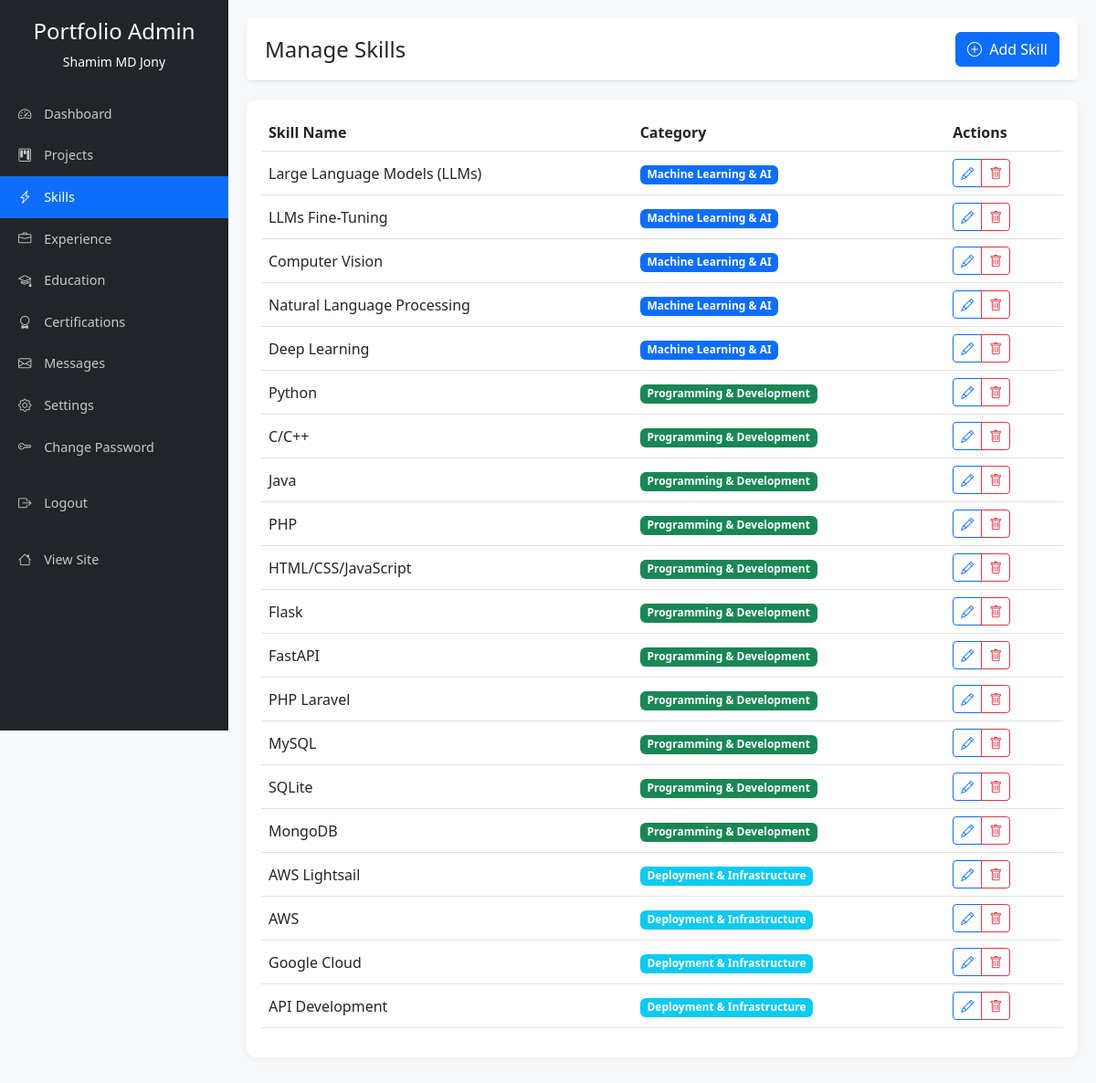
Page /dashboard/skills (signed in) on the committed database.
### models.py (models this page shows)
class Skill(db.Model):
    id = db.Column(db.Integer, primary_key=True)
    name = db.Column(db.String(100), nullable=False)
    category = db.Column(db.String(50), nullable=False)  # ML/AI, Programming, Deployment
    created_at = db.Column(db.DateTime, default=datetime.utcnow)

### app.py (the view)
@app.route('/dashboard/skills')
@login_required
def manage_skills():
    skills = Skill.query.all()
    return render_template('admin/skills/index.html', skills=skills)

### app.py (called while the page is built)
@login_manager.user_loader
def load_user(user_id):
    return User.query.get(int(user_id))

@app.before_request
def track_visitor():
    if request.method == 'GET' and not request.path.startswith('/dashboard') and not request.path.startswith('/admin') and not request.path.startswith('/static'):
        try:
            visitor = Visitor(
                page=request.path,
                ip_address=request.remote_addr,
                user_agent=request.user_agent.string if request.user_agent else None,
                referrer=request.referrer
            )
            db.session.add(visitor)
            db.session.commit()
        except Exception as e:
            print(f"Error tracking visitor: {e}")
            db.session.rollback()

### templates/admin/skills/index.html (shortened to what this page needs)
{% extends 'admin/base.html' %}
{% block header_title %}Manage Skills{% endblock %}
{% block header_actions %}
<a href="{{ url_for('create_skill') }}" class="btn btn-primary">
    <i class="bi bi-plus-circle me-1"></i> Add Skill
</a>
{% endblock %}
{% block content %}
<div class="card">
    <div class="card-body">
        {% if skills %}
        <div class="table-responsive">
            <table class="table table-hover">
                <thead>
                    <tr>
                        <th>Skill Name</th>
                        <th>Category</th>
                        <th>Actions</th>
                    </tr>
                </thead>
                <tbody>
                    {% for skill in skills %}
                    <tr>
                        <td>{{ skill.name }}</td>
                        <td>
                            {% if skill.category == 'ml_ai' %}
                            <span class="badge bg-primary">Machine Learning & AI</span>
                            {% elif skill.category == 'programming' %}
                            <span class="badge bg-success">Programming & Development</span>
                            {% elif skill.category == 'deployment' %}
                            <span class="badge bg-info">Deployment & Infrastructure</span>
                            {% endif %}
                        </td>
                        <td>
                            <div class="btn-group" role="group">
                                <a href="{{ url_for('edit_skill', id=skill.id) }}" class="btn btn-sm btn-outline-primary">
                                    <i class="bi bi-pencil"></i>
                                </a>
                                <button type="button" class="btn btn-sm btn-outline-danger" data-bs-toggle="modal" data-bs-target="#deleteModal{{ skill.id }}">
                                    <i class="bi bi-trash"></i>
                                </button>
                            </div>
                        </td>
                    </tr>
                    {% endfor %}
                </tbody>
            </table>
        </div>
        {% endif %}
    </div>
</div>
{% endblock %}

### templates/admin/base.html (style rules this page uses)
body { font-family: 'Segoe UI', Tahoma, Geneva, Verdana, sans-serif; background-color: #f8f9fa; }
.card { border: none; border-radius: 10px; box-shadow: 0 2px 10px rgba(0, 0, 0, 0.05); margin-bottom: 20px; }
.btn-primary { background-color: #0d6efd; border-color: #0d6efd; }
.table { vertical-align: middle; }

### rows in the picture
Skill: name "Large Language Models (LLMs)", category "Machine Learning & AI"
Skill: name "LLMs Fine-Tuning", category "Machine Learning & AI"
Skill: name "Computer Vision", category "Machine Learning & AI"
Skill: name "Natural Language Processing", category "Machine Learning & AI"
Skill: name "Deep Learning", category "Machine Learning & AI"
Skill: name "Python", category "Programming & Development"
Skill: name "C/C++", category "Programming & Development"
Skill: name "Java", category "Programming & Development"
Skill: name "PHP", category "Programming & Development"
Skill: name "HTML/CSS/JavaScript", category "Programming & Development"
Skill: name "Flask", category "Programming & Development"
Skill: name "FastAPI", category "Programming & Development"
Skill: name "PHP Laravel", category "Programming & Development"
Skill: name "MySQL", category "Programming & Development"
Skill: name "SQLite", category "Programming & Development"
Skill: name "MongoDB", category "Programming & Development"
Skill: name "AWS Lightsail", category "Deployment & Infrastructure"
Skill: name "AWS", category "Deployment & Infrastructure"
Skill: name "Google Cloud", category "Deployment & Infrastructure"
Skill: name "API Development", category "Deployment & Infrastructure"
